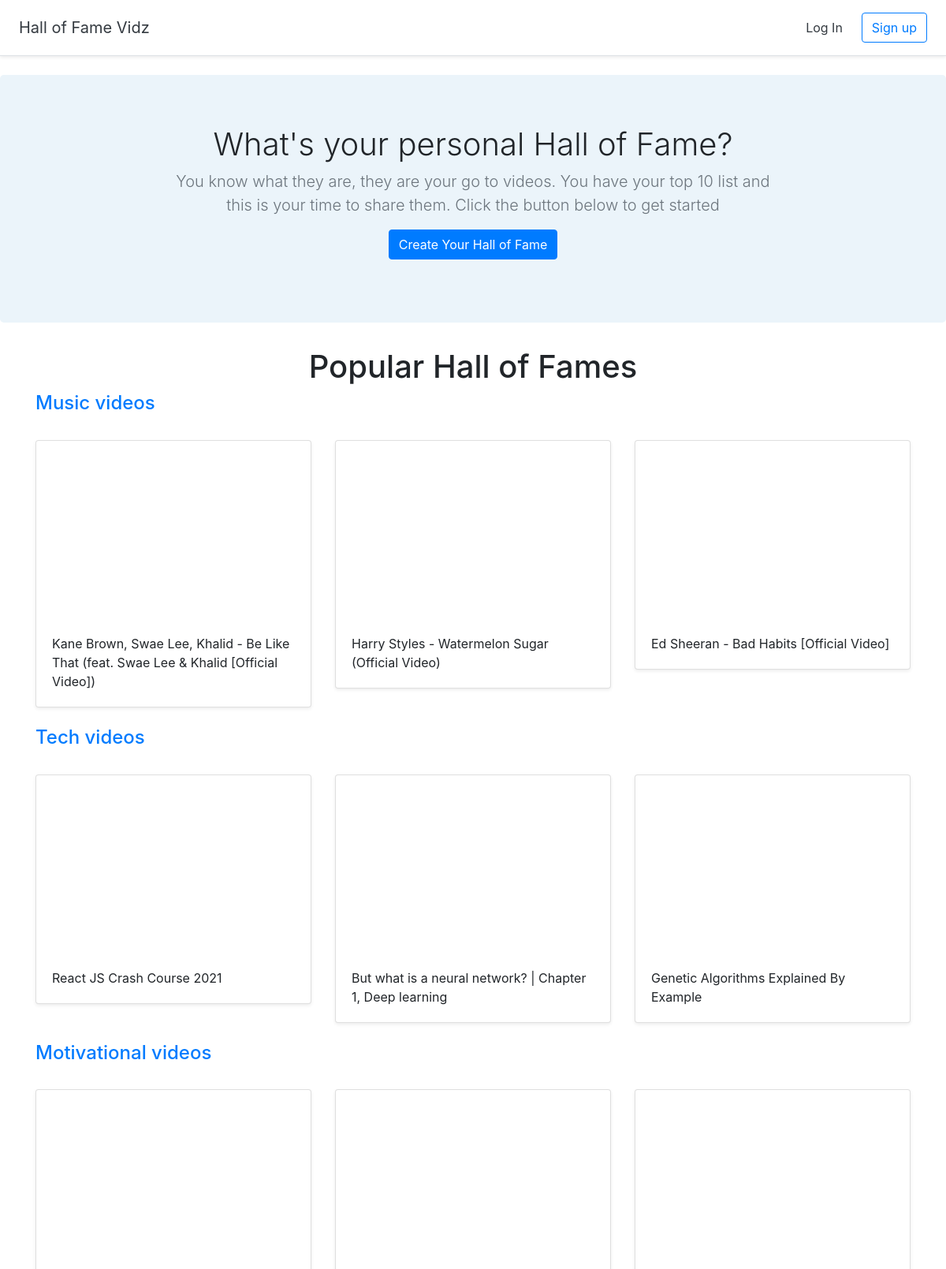
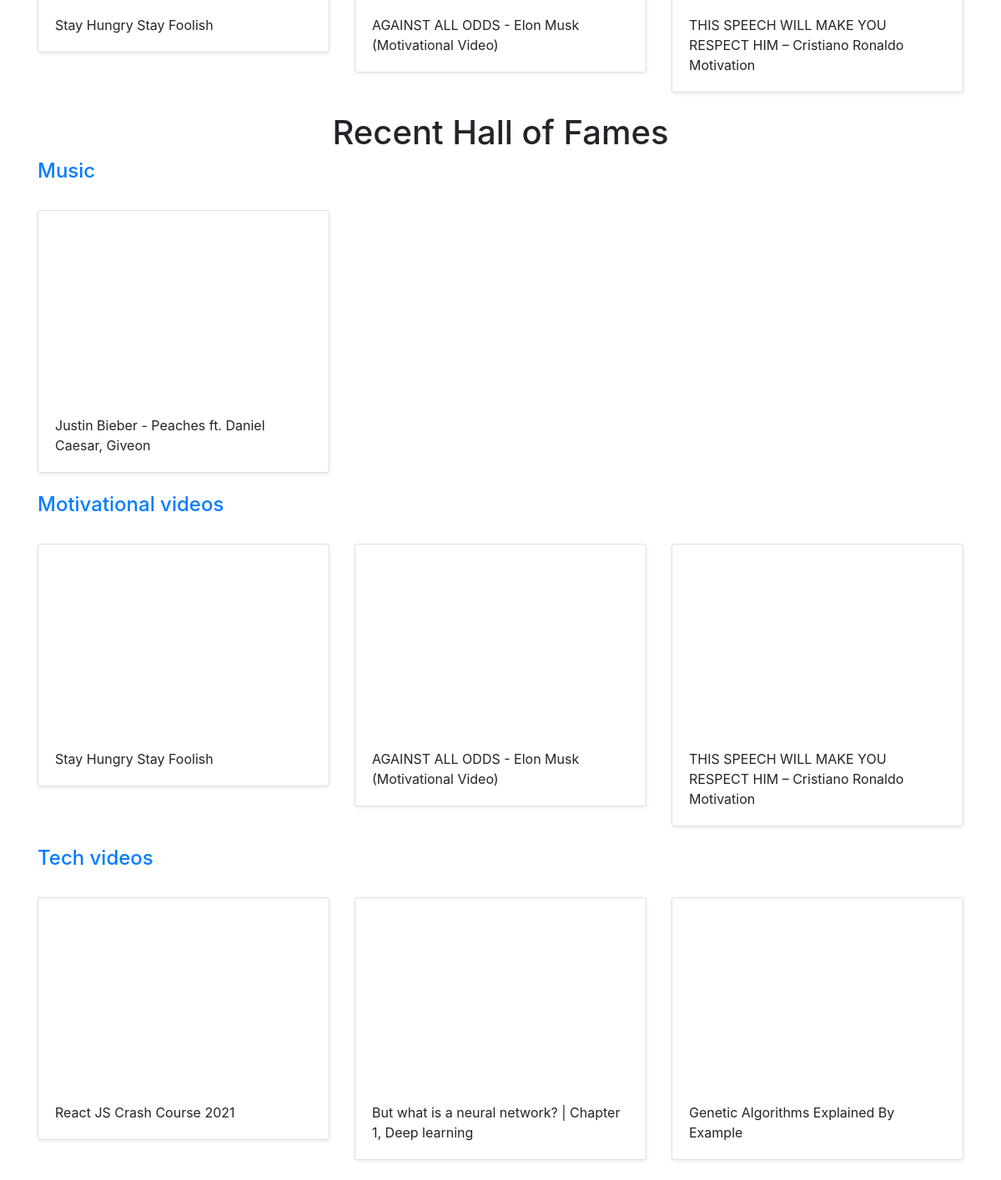
The page / on the database its author committed (2 pictures, top to bottom).
### halls/models.py (models this page shows)
class Hall(models.Model):
    title = models.CharField(max_length=255)
    user = models.ForeignKey(User, on_delete= models.CASCADE)

class Video(models.Model):
    title = models.CharField(max_length=255)
    url = models.URLField()
    youtube_id = models.CharField(max_length=255)
    hall = models.ForeignKey(Hall, on_delete=models.CASCADE)

### halls/views.py (the view)
# urls.py: path('',views.home, name = 'home'),
def home(request):
    recent_halls = Hall.objects.all().order_by('-id')[:3]
    popular_halls = [Hall.objects.get(pk=1),Hall.objects.get(pk=2),Hall.objects.get(pk=3)]
    return render (request, 'halls/home.html',{'recent_halls':recent_halls,'popular_halls':popular_halls})

### halls/templates/halls/home.html
{%extends 'base.html'%}
{%block content%}
<br>
<section class = "jumbotron text-center">
    <div class = "container">
        <h1 class = "jumbotron-heading">What's your personal Hall of Fame? </h1>
        <p class = "lead text-muted">You know what they are, they are your go to videos. You have your
            top 10 list and this is your time to share them. Click the button below to get started
        </p>
        <p>
            <a href="{%url 'create_hall'%}" class = "btn btn-primary">Create Your Hall of Fame</a>
        </p>
    </div>
</section>
<div class = "container">
   <h1 class = "text-center">Popular Hall of Fames</h1>
   {%for hall in popular_halls%}
        <h4><a href="{%url 'detail_hall' hall.id%}">{{hall.title}}</a></h4>
        <br>
        <div class = "row">
            {%for video in hall.video_set.all%}
            <div class="col-md-4">
                <div class="card mb-4 shadow-sm">
                    <iframe width="100%" height="225" src="https://www.youtube.com/embed/{{video.youtube_id}}"
                        title="YouTube video player" frameborder="0"
                        allow="accelerometer; autoplay; clipboard-write; encrypted-media; gyroscope; picture-in-picture"
                        allowfullscreen>
                    </iframe>
                    <div class="card-body">
                        <p class="card-text">
                            {{video.title }}
                        </p>
                    </div>
                </div>
            </div>
            {%endfor%}
        </div>
        {%endfor%}
        <h1 class = "text-center">Recent Hall of Fames</h1>
   {%for hall in recent_halls%}
        <h4><a href="{%url 'detail_hall' hall.id%}">{{hall.title}}</a></h4>
        <br>
        <div class = "row">
            {%for video in hall.video_set.all%}
            <div class="col-md-4">
                <div class="card mb-4 shadow-sm">
                    <iframe width="100%" height="225" src="https://www.youtube.com/embed/{{video.youtube_id}}"
                        title="YouTube video player" frameborder="0"
                        allow="accelerometer; autoplay; clipboard-write; encrypted-media; gyroscope; picture-in-picture"
                        allowfullscreen>
                    </iframe>
                    <div class="card-body">
                        <p class="card-text">
                            {{video.title }}
                        </p>
                    </div>
                </div>
            </div>
            {%endfor%}
        </div>
        {%endfor%}
</div>
{%endblock %}

### hofvidz/templates/base.html (shortened to what this page needs)
<!doctype html>
<html lang="en">
{% load static %}
<head>
  <link rel="stylesheet" href="https://stackpath.bootstrapcdn.com/bootstrap/4.2.1/css/bootstrap.min.css">
  <link href="{%static 'custom.css'%}" rel="stylesheet">
</head>
<body>
  <div class="d-flex flex-column flex-md-row align-items-center p-3 px-md-4 bg-white border-bottom shadow-sm">
    <h5 class="my-0 mr-md-auto font-weight-normal"><a href="{% url 'home' %}" class="text-dark">Hall of Fame Vidz</a></h5>
    <nav class="my-2 my-md-0 mr-md-3">
      {% if user.is_authenticated %}
      <a class="p-2 text-dark" href="{%url 'dashboard'%}">Dashboard</a>
      <a class="p-2 text-dark" href="{%url 'logout'%}">Log Out</a>
      {% else %}
      <a class="p-2 text-dark" href="{%url 'login'%}">Log In</a>
      {% endif %}
    </nav>
    {% if user.is_authenticated == False %}
    <a class="btn btn-outline-primary" href="{%url 'signup'%}">Sign up</a>
    {% endif %}
  </div>
  {% block content %}
  {% endblock %}
</body>
</html>

### halls/static/custom.css (style rules this page uses)
.jumbotron { background-color: #EBF4FA; }
.jumbotron-heading { font-weight: 300; }
.jumbotron .container { max-width: 51rem; }

### rows shown on the page
Hall: title "Music videos"
Video: title "Kane Brown, Swae Lee, Khalid - Be Like That (feat. Swae Lee & Khalid [Official Video])"
Video: title "Harry Styles - Watermelon Sugar (Official Video)"
Video: title "Ed Sheeran - Bad Habits [Official Video]"
Hall: title "Tech videos"
Video: title "React JS Crash Course 2021"
Video: title "But what is a neural network? | Chapter 1, Deep learning"
Video: title "Genetic Algorithms Explained By Example"
Hall: title "Motivational videos"
Video: title "Stay Hungry Stay Foolish"
Video: title "AGAINST ALL ODDS - Elon Musk (Motivational Video)"
Video: title "THIS SPEECH WILL MAKE YOU RESPECT HIM – Cristiano Ronaldo Motivation"
Hall: title "Music"
Video: title "Justin Bieber - Peaches ft. Daniel Caesar, Giveon"
